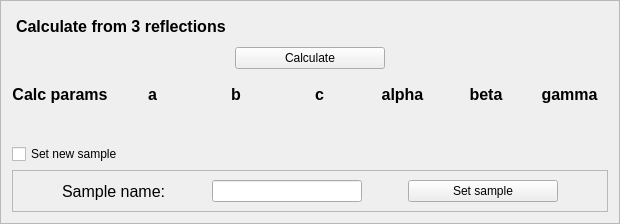
        <widget class="QFrame" name="frame_4">
         <property name="frameShape">
          <enum>QFrame::StyledPanel</enum>
         </property>
         <property name="frameShadow">
          <enum>QFrame::Raised</enum>
         </property>
         <layout class="QVBoxLayout" name="verticalLayout_10">
          <item>
           <layout class="QVBoxLayout" name="verticalLayout_9">
            <item>
             <widget class="QLabel" name="label_19">
              <property name="styleSheet">
               <string notr="true"> QLabel {
    qproperty-alignment: AlignCenter;
    padding: 5px 0px;
    color: rgb(0, 0, 0);
    max-height: 22px;
    font-size: 12pt;
	font-weight: bold; 
}</string>
              </property>
              <property name="text">
               <string>Calculate from 3 reflections</string>
              </property>
             </widget>
            </item>
            <item>
             <layout class="QGridLayout" name="gridLayout_9">
              <item row="0" column="1">
               <widget class="QPushButton" name="pushButton_3_ref_calc">
                <property name="minimumSize">
                 <size>
                  <width>150</width>
                  <height>0</height>
                 </size>
                </property>
                <property name="text">
                 <string>Calculate</string>
                </property>
               </widget>
              </item>
              <item row="0" column="0">
               <spacer name="horizontalSpacer_13">
                <property name="orientation">
                 <enum>Qt::Horizontal</enum>
                </property>
                <property name="sizeHint" stdset="0">
                 <size>
                  <width>40</width>
                  <height>20</height>
                 </size>
                </property>
               </spacer>
              </item>
              <item row="0" column="2">
               <spacer name="horizontalSpacer_14">
                <property name="orientation">
                 <enum>Qt::Horizontal</enum>
                </property>
                <property name="sizeHint" stdset="0">
                 <size>
                  <width>40</width>
                  <height>20</height>
                 </size>
                </property>
               </spacer>
              </item>
             </layout>
            </item>
           </layout>
          </item>
          <item>
           <spacer name="verticalSpacer_11">
            <property name="orientation">
             <enum>Qt::Vertical</enum>
            </property>
            <property name="sizeType">
             <enum>QSizePolicy::Fixed</enum>
            </property>
            <property name="sizeHint" stdset="0">
             <size>
              <width>20</width>
              <height>10</height>
             </size>
            </property>
           </spacer>
          </item>
          <item>
           <layout class="QGridLayout" name="gridLayout_7">
            <item row="1" column="1">
             <widget class="QLabel" name="label_a">
              <property name="font">
               <font>
                <pointsize>12</pointsize>
               </font>
              </property>
              <property name="text">
               <string/>
              </property>
              <property name="alignment">
               <set>Qt::AlignCenter</set>
              </property>
             </widget>
            </item>
            <item row="0" column="1">
             <widget class="QLabel" name="label_21">
              <property name="font">
               <font>
                <pointsize>12</pointsize>
                <weight>75</weight>
                <bold>true</bold>
               </font>
              </property>
              <property name="text">
               <string>a</string>
              </property>
              <property name="alignment">
               <set>Qt::AlignCenter</set>
              </property>
             </widget>
            </item>
            <item row="0" column="2">
             <widget class="QLabel" name="label_22">
              <property name="font">
               <font>
                <pointsize>12</pointsize>
                <weight>75</weight>
                <bold>true</bold>
               </font>
              </property>
              <property name="text">
               <string>b</string>
              </property>
              <property name="alignment">
               <set>Qt::AlignCenter</set>
              </property>
             </widget>
            </item>
            <item row="1" column="2">
             <widget class="QLabel" name="label_b">
              <property name="font">
               <font>
                <pointsize>12</pointsize>
               </font>
              </property>
              <property name="text">
               <string/>
              </property>
              <property name="alignment">
               <set>Qt::AlignCenter</set>
              </property>
             </widget>
            </item>
            <item row="0" column="3">
             <widget class="QLabel" name="label_23">
              <property name="font">
               <font>
                <pointsize>12</pointsize>
                <weight>75</weight>
                <bold>true</bold>
               </font>
              </property>
              <property name="text">
               <string>c</string>
              </property>
              <property name="alignment">
               <set>Qt::AlignCenter</set>
              </property>
             </widget>
            </item>
            <item row="1" column="3">
             <widget class="QLabel" name="label_c">
              <property name="font">
               <font>
                <pointsize>12</pointsize>
               </font>
              </property>
              <property name="text">
               <string/>
              </property>
              <property name="alignment">
               <set>Qt::AlignCenter</set>
              </property>
             </widget>
            </item>
            <item row="1" column="5">
             <widget class="QLabel" name="label_beta">
              <property name="font">
               <font>
                <pointsize>12</pointsize>
               </font>
              </property>
              <property name="text">
               <string/>
              </property>
              <property name="alignment">
               <set>Qt::AlignCenter</set>
              </property>
             </widget>
            </item>
            <item row="0" column="0">
             <widget class="QLabel" name="label_20">
              <property name="font">
               <font>
                <pointsize>12</pointsize>
                <weight>75</weight>
                <bold>true</bold>
               </font>
              </property>
              <property name="text">
               <string>Calc params</string>
              </property>
              <property name="alignment">
               <set>Qt::AlignCenter</set>
              </property>
             </widget>
            </item>
            <item row="1" column="4">
             <widget class="QLabel" name="label_alpha">
              <property name="font">
               <font>
                <pointsize>12</pointsize>
               </font>
              </property>
              <property name="text">
               <string/>
              </property>
              <property name="alignment">
               <set>Qt::AlignCenter</set>
              </property>
             </widget>
            </item>
            <item row="0" column="5">
             <widget class="QLabel" name="label_25">
              <property name="font">
               <font>
                <pointsize>12</pointsize>
                <weight>75</weight>
                <bold>true</bold>
               </font>
              </property>
              <property name="text">
               <string>beta</string>
              </property>
              <property name="alignment">
               <set>Qt::AlignCenter</set>
              </property>
             </widget>
            </item>
            <item row="0" column="4">
             <widget class="QLabel" name="label_24">
              <property name="font">
               <font>
                <pointsize>12</pointsize>
                <weight>75</weight>
                <bold>true</bold>
               </font>
              </property>
              <property name="text">
               <string>alpha</string>
              </property>
              <property name="alignment">
               <set>Qt::AlignCenter</set>
              </property>
             </widget>
            </item>
            <item row="0" column="6">
             <widget class="QLabel" name="label_26">
              <property name="font">
               <font>
                <pointsize>12</pointsize>
                <weight>75</weight>
                <bold>true</bold>
               </font>
              </property>
              <property name="text">
               <string>gamma</string>
              </property>
              <property name="alignment">
               <set>Qt::AlignCenter</set>
              </property>
             </widget>
            </item>
            <item row="1" column="6">
             <widget class="QLabel" name="label_gamma">
              <property name="font">
               <font>
                <pointsize>12</pointsize>
               </font>
              </property>
              <property name="text">
               <string/>
              </property>
              <property name="alignment">
               <set>Qt::AlignCenter</set>
              </property>
             </widget>
            </item>
           </layout>
          </item>
          <item>
           <spacer name="verticalSpacer_10">
            <property name="orientation">
             <enum>Qt::Vertical</enum>
            </property>
            <property name="sizeType">
             <enum>QSizePolicy::Fixed</enum>
            </property>
            <property name="sizeHint" stdset="0">
             <size>
              <width>20</width>
              <height>10</height>
             </size>
            </property>
           </spacer>
          </item>
          <item>
           <widget class="QCheckBox" name="checkBox_sample">
            <property name="text">
             <string>Set new sample</string>
            </property>
            <property name="tristate">
             <bool>false</bool>
            </property>
           </widget>
          </item>
          <item>
           <widget class="QFrame" name="frame_sample">
            <property name="frameShape">
             <enum>QFrame::StyledPanel</enum>
            </property>
            <property name="frameShadow">
             <enum>QFrame::Raised</enum>
            </property>
            <layout class="QVBoxLayout" name="verticalLayout_11">
             <item>
              <layout class="QHBoxLayout" name="horizontalLayout_2">
               <item>
                <spacer name="horizontalSpacer_15">
                 <property name="orientation">
                  <enum>Qt::Horizontal</enum>
                 </property>
                 <property name="sizeHint" stdset="0">
                  <size>
                   <width>40</width>
                   <height>20</height>
                  </size>
                 </property>
                </spacer>
               </item>
               <item>
                <widget class="QLabel" name="label_33">
                 <property name="font">
                  <font>
                   <pointsize>12</pointsize>
                  </font>
                 </property>
                 <property name="text">
                  <string>Sample name:</string>
                 </property>
                </widget>
               </item>
               <item>
                <spacer name="horizontalSpacer_19">
                 <property name="orientation">
                  <enum>Qt::Horizontal</enum>
                 </property>
                 <property name="sizeHint" stdset="0">
                  <size>
                   <width>40</width>
                   <height>20</height>
                  </size>
                 </property>
                </spacer>
               </item>
               <item>
                <widget class="QLineEdit" name="lineEdit_sample">
                 <property name="minimumSize">
                  <size>
                   <width>150</width>
                   <height>0</height>
                  </size>
                 </property>
                 <property name="maximumSize">
                  <size>
                   <width>150</width>
                   <height>16777215</height>
                  </size>
                 </property>
                </widget>
               </item>
               <item>
                <spacer name="horizontalSpacer_20">
                 <property name="orientation">
                  <enum>Qt::Horizontal</enum>
                 </property>
                 <property name="sizeHint" stdset="0">
                  <size>
                   <width>40</width>
                   <height>20</height>
                  </size>
                 </property>
                </spacer>
               </item>
               <item>
                <widget class="QPushButton" name="pushButton_sample">
                 <property name="minimumSize">
                  <size>
                   <width>150</width>
                   <height>0</height>
                  </size>
                 </property>
                 <property name="maximumSize">
                  <size>
                   <width>150</width>
                   <height>16777215</height>
                  </size>
                 </property>
                 <property name="text">
                  <string>Set sample</string>
                 </property>
                </widget>
               </item>
               <item>
                <spacer name="horizontalSpacer_16">
                 <property name="orientation">
                  <enum>Qt::Horizontal</enum>
                 </property>
                 <property name="sizeHint" stdset="0">
                  <size>
                   <width>40</width>
                   <height>20</height>
                  </size>
                 </property>
                </spacer>
               </item>
              </layout>
             </item>
            </layout>
           </widget>
          </item>
         </layout>
        </widget>
